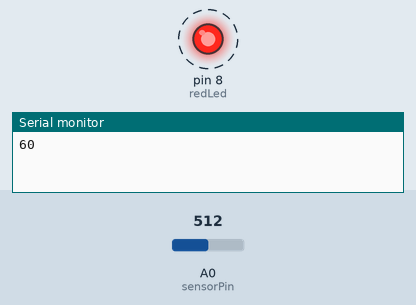
The sketch below on a simulated Arduino Uno, built with avr-gcc and run on an emulated ATmega328P. Shown: output pins drawn as LEDs (lit = HIGH), the last lines printed to the serial monitor. Dashed ring = blinking. Inputs (shaded band) come from the test bench; at power-on: A0 (sensorPin) = 512.

Above: at 1.2 s.
1.3 s: A0 (sensorPin) set to 900
At 2.5 s:
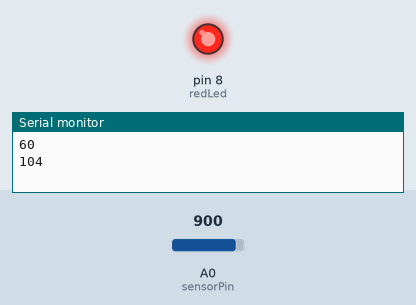
At 3.7 s:
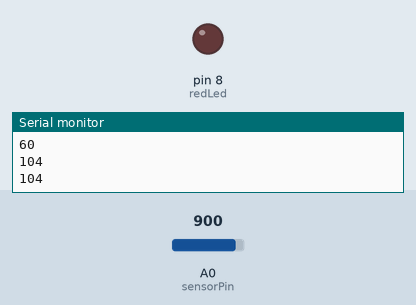
4.3 s: A0 (sensorPin) set to 877
6.5 s: A0 (sensorPin) set to 853
Timing chart, 0 to 15.5 s (numbered marks = the images above; inputs shaded):
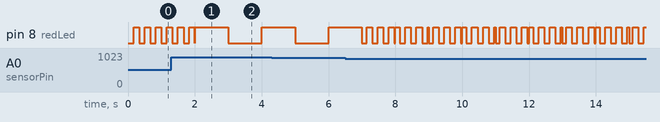

Measured:
- by itself, pin 8 (redLed): repeats every 2.0 s: 2 × (HIGH 0.17 s, LOW 0.17 s), HIGH 0.17 s, LOW 0.03 s, HIGH 0.13 s, 2 × (LOW 0.17 s, HIGH 0.17 s), LOW 0.17 s, HIGH 0.04 s, LOW 0.13 s

The sketch:

Oppgave_a.ino
```cpp
const int redLed = 8;
const int sensorPin = A0;

const unsigned long eventInterval = 150;
unsigned long previousTime = 0;
unsigned long currentTime = 0;

const unsigned long eventInterval2 = 1000;
unsigned long previousTime2 = 0;
unsigned long currentTime2 = 0;

const unsigned long eventInterval3 = 1000;
unsigned long previousTime3 = 0;
unsigned long currentTime3 = 0;

const unsigned long eventInterval4 = 1000/6;
unsigned long previousTime4 = 0;
unsigned long currentTime4 = 0;

// Lager globale variabler
int gammelVerdi = 0;
int sensorValInn = 0;
int sensorValOut = 0;
int gjennomsnitt = 0;
int verdi =0;
int index = 0;
int ledState = LOW;

int sensorValList[4];


void setup(){
Serial.begin(115200);
pinMode(redLed,OUTPUT);
pinMode(sensorPin,INPUT);

}

void sensorVerdi(){

unsigned long currentTime = millis();


if (currentTime - previousTime >= eventInterval){
     verdi = verdi - sensorValList[index]; //Fjerner en elsdte sensorverdien
     sensorValInn = analogRead(sensorPin); //Leser neste sensorverdi
     sensorValInn = map (sensorValInn, 0, 1023, 0, 150); //Omgjør sensorverdien fra 0-1023 til 0-150
     sensorValList [index] = sensorValInn; //Legger til den nyste sensorverdien i arrayet
     verdi =verdi + sensorValInn; //Legger til den nyste sensorverdien i verdien
     index = (index +1) % 4; //Øker indeksen og tilbakestiller den til 0 hvis den overskrider vindusstørrelsen
     previousTime = currentTime;

    }
}


void snittverdi(){
    unsigned long currentTime2 = millis();
    if (currentTime2 - previousTime2 >= eventInterval2){
        gjennomsnitt = (verdi ) /5; //Regner ut gjennomsnittsverdien
        Serial.println(gjennomsnitt); //Skriver ut gjennomsnittet til seriemonitoren
        previousTime2 = currentTime2;
    }
}

void blink1(){

        unsigned long currentTime3 = millis();
    if (currentTime3 - previousTime3 >= eventInterval3){
        previousTime3 = currentTime3;

    if (gjennomsnitt >= 100){
    if (ledState == LOW) {
      ledState = HIGH;
    } else {
      ledState = LOW;
    }
      digitalWrite(redLed, ledState);
    }

}
}

void blink6(){
        unsigned long currentTime4 = millis();
    if (currentTime4 - previousTime4 >= eventInterval4){
        previousTime4 = currentTime4;

    if (gjennomsnitt <= 100) {

    if (ledState == LOW){
      ledState = HIGH;

    } else {
      ledState = LOW;
    }

    digitalWrite(redLed, ledState);
}
}
}

void loop(){
sensorVerdi();
snittverdi();
blink1();
blink6();
}
```
